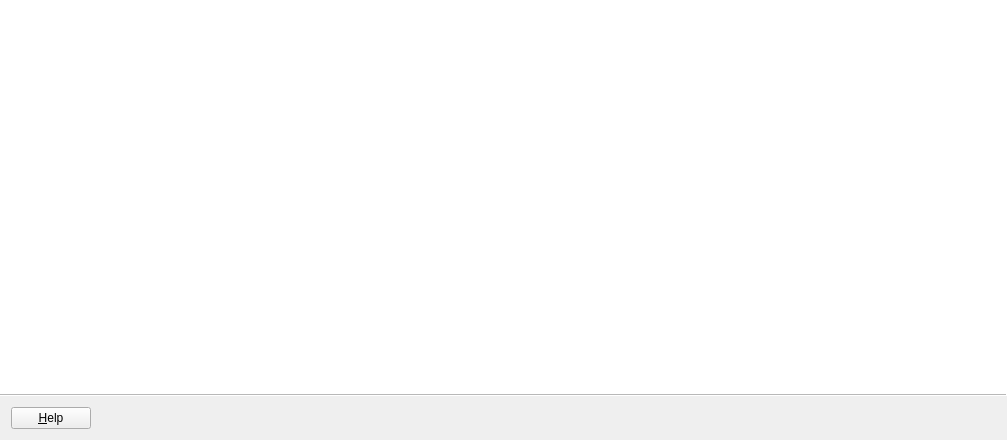
<?xml version="1.0" encoding="UTF-8"?>
<ui version="4.0">
 <class>muzeRaterWizard</class>
 <widget class="QWizard" name="muzeRaterWizard">
  <property name="enabled">
   <bool>true</bool>
  </property>
  <property name="geometry">
   <rect>
    <x>0</x>
    <y>0</y>
    <width>1007</width>
    <height>440</height>
   </rect>
  </property>
  <property name="windowTitle">
   <string>Muze Rater</string>
  </property>
  <property name="windowIcon">
   <iconset resource="../../resources/muze-rater.qrc">
    <normaloff>:/images/muze-rater.ico</normaloff>:/images/muze-rater.ico</iconset>
  </property>
  <property name="modal">
   <bool>true</bool>
  </property>
  <property name="wizardStyle">
   <enum>QWizard::ModernStyle</enum>
  </property>
  <property name="options">
   <set>QWizard::HaveHelpButton|QWizard::IndependentPages|QWizard::NoBackButtonOnLastPage|QWizard::NoCancelButtonOnLastPage</set>
  </property>
 </widget>
 <resources>
  <include location="../../resources/muze-rater.qrc"/>
 </resources>
 <connections/>
</ui>
